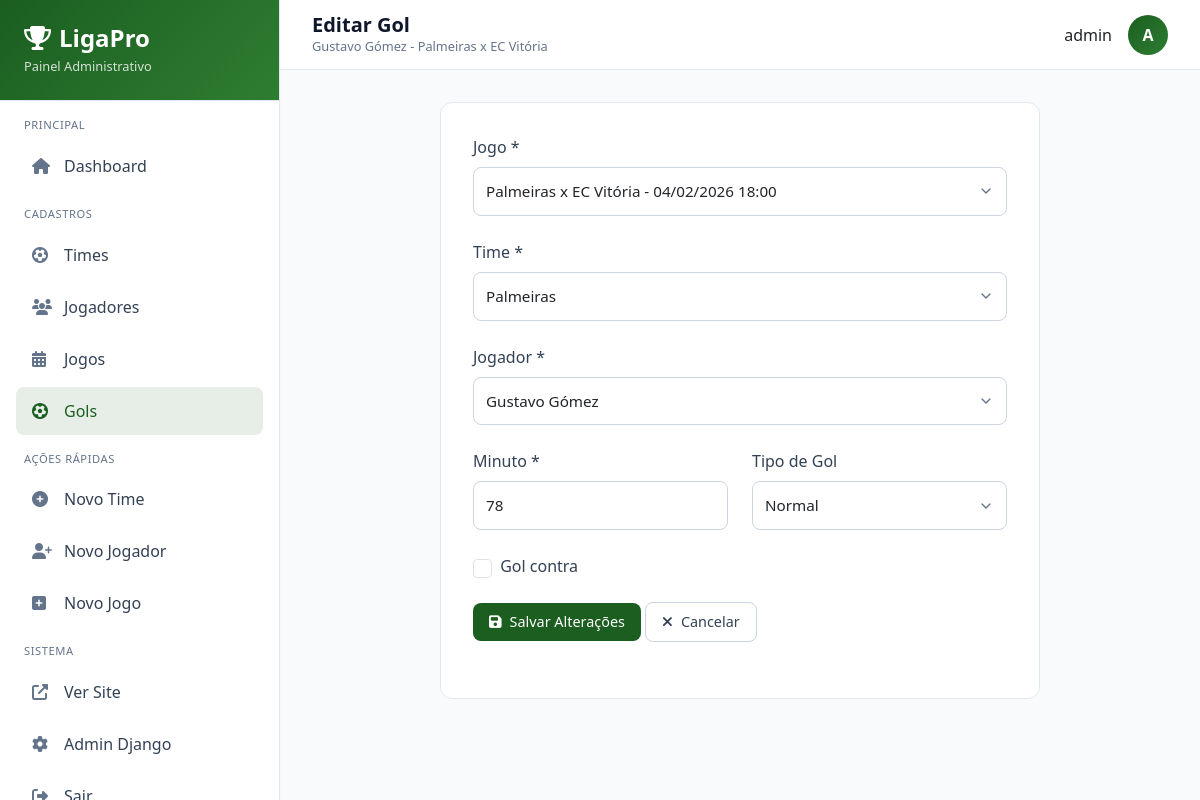
Page /painel/gols/15/editar/ (signed in) on the committed database.
### core/models.py (models this page shows, shortened)
class Gol(models.Model):
    TIPOS_GOL = [
        ('NORMAL', 'Normal'),
        ('PENALTI', 'Pênalti'),
        ('FALTA', 'Falta'),
        ('CONTRA', 'Contra'),
    ]
    jogo = models.ForeignKey(Jogo, on_delete=models.CASCADE, related_name='gols', verbose_name='Jogo')
    jogador = models.ForeignKey(Jogador, on_delete=models.CASCADE, related_name='gols', verbose_name='Jogador')
    time = models.ForeignKey(Time, on_delete=models.CASCADE, related_name='gols', verbose_name='Time')
    minuto = models.IntegerField('Minuto do Gol')
    tipo = models.CharField('Tipo de Gol', max_length=10, choices=TIPOS_GOL, default='NORMAL')
    contra = models.BooleanField('Gol Contra?', default=False)
    data_cadastro = models.DateTimeField('Data de Cadastro', auto_now_add=True)
    class Meta:
        verbose_name = 'Gol'
        verbose_name_plural = 'Gols'
        ordering = ['jogo', 'minuto']

class Jogador(models.Model):
    POSICOES = [
        ('GOL', 'Goleiro'),
        ('ZAG', 'Zagueiro'),
        ('LAT', 'Lateral'),
        ('VOL', 'Volante'),
        ('MEI', 'Meio-campo'),
        ('ATA', 'Atacante'),
        ('TEC', 'Técnico'),
    ]
    nome = models.CharField('Nome do Jogador', max_length=100)
    time = models.ForeignKey(Time, on_delete=models.CASCADE, related_name='jogadores', verbose_name='Time')
    numero = models.IntegerField('Número da Camisa', null=True, blank=True)
    posicao = models.CharField('Posição', max_length=3, choices=POSICOES)
    foto = models.ImageField('Foto', upload_to='jogadores/', null=True, blank=True)
    data_nascimento = models.DateField('Data de Nascimento', null=True, blank=True)
    nacionalidade = models.CharField('Nacionalidade', max_length=50, default='Brasileiro')
    ativo = models.BooleanField('Ativo?', default=True)
    data_cadastro = models.DateTimeField('Data de Cadastro', auto_now_add=True)
    class Meta:
        verbose_name = 'Jogador'
        verbose_name_plural = 'Jogadores'
        ordering = ['time', 'posicao', 'numero']

class Jogo(models.Model):
    time_casa = models.ForeignKey(
        Time,
        on_delete=models.CASCADE,
        related_name='jogos_como_casa',
        verbose_name='Time da Casa'
    )
    time_visitante = models.ForeignKey(
        Time,
        on_delete=models.CASCADE,
        related_name='jogos_como_visitante',
        verbose_name='Time Visitante'
    )
    gols_casa = models.IntegerField('Gols do Time da Casa', default=0)
    gols_visitante = models.IntegerField('Gols do Time Visitante', default=0)
    data_jogo = models.DateTimeField('Data do Jogo')
    local = models.CharField('Local do Jogo', max_length=200, blank=True, null=True)
    rodada = models.IntegerField('Rodada', default=1)
    realizado = models.BooleanField('Jogo Realizado?', default=False)
    class Meta:
        verbose_name = 'Jogo'
        verbose_name_plural = 'Jogos'
        ordering = ['-data_jogo']

class Time(models.Model):
    nome = models.CharField('Nome do Time', max_length=100)
    logo = models.ImageField('Logo', upload_to='logos/', null=True, blank=True)
    data_criacao = models.DateTimeField('Data de Cadastro', auto_now_add=True)
    class Meta:
        verbose_name = 'Time'
        verbose_name_plural = 'Times'
        ordering = ['nome']

### painel/views.py (the view, shortened to what this page needs)
# urls.py: path('gols/<int:gol_id>/editar/', views.editar_gol, name='editar_gol'),
@staff_member_required
def editar_gol(request, gol_id):
    gol = get_object_or_404(Gol, id=gol_id)
    times = Time.objects.all().order_by('nome')
    jogos = Jogo.objects.filter(realizado=True).order_by('-data_jogo')
    jogadores = Jogador.objects.filter(ativo=True).order_by('nome')
    context = {
        'gol': gol,
        'times': times,
        'jogos': jogos,
        'jogadores': jogadores,
        'tipos_gol': Gol.TIPOS_GOL,
    }
    return render(request, 'painel/editar_gol.html', context)

### templates/painel/editar_gol.html (shortened to what this page needs)
{% extends 'painel/base_painel.html' %}
{% load static %}
{% block page_title %}Editar Gol{% endblock %}
{% block page_subtitle %}{{ gol.jogador.nome }} - {{ gol.jogo.time_casa.nome }} x {{ gol.jogo.time_visitante.nome }}{% endblock %}
{% block content %}
<div class="form-card">
    <form method="post">
        <div class="form-group">
            <label class="form-label">Jogo *</label>
            <select name="jogo" class="form-control" required>
                {% for jogo in jogos %}
                <option value="{{ jogo.id }}" {% if jogo.id == gol.jogo.id %}selected{% endif %}>
                    {{ jogo.time_casa.nome }} x {{ jogo.time_visitante.nome }} - {{ jogo.data_jogo|date:"d/m/Y H:i" }}
                </option>
                {% endfor %}
            </select>
        </div>
        <div class="form-group">
            <label class="form-label">Time *</label>
            <select name="time" id="time" class="form-control" required>
                {% for time in times %}
                <option value="{{ time.id }}" {% if time.id == gol.time.id %}selected{% endif %}>
                    {{ time.nome }}
                </option>
                {% endfor %}
            </select>
        </div>
        <div class="form-group">
            <label class="form-label">Jogador *</label>
            <select name="jogador" id="jogador" class="form-control" required>
                <option value="{{ gol.jogador.id }}" selected>{{ gol.jogador.nome }}</option>
            </select>
        </div>
        <div class="row">
            <div class="col-md-6">
                <div class="form-group">
                    <label class="form-label">Minuto *</label>
                    <input type="number" name="minuto" class="form-control" value="{{ gol.minuto }}" required min="1" max="120">
                </div>
            </div>
            <div class="col-md-6">
                <div class="form-group">
                    <label class="form-label">Tipo de Gol</label>
                    <select name="tipo" class="form-control">
                        {% for sigla, nome in tipos_gol %}
                        <option value="{{ sigla }}" {% if sigla == gol.tipo %}selected{% endif %}>{{ nome }}</option>
                        {% endfor %}
                    </select>
                </div>
            </div>
        </div>
        <div class="form-group">
            <div class="form-check">
                <input type="checkbox" name="contra" class="form-check-input" id="contra" {% if gol.contra %}checked{% endif %}>
                <label class="form-label" for="contra" style="margin-bottom: 0;">Gol contra</label>
            </div>
        </div>
        <div class="form-group">
            <button type="submit" class="btn btn-primary">
                <i class="fas fa-save"></i>
                Salvar Alterações
            </button>
            <a href="{% url 'painel:lista_gols' %}" class="btn btn-outline">
                <i class="fas fa-times"></i>
                Cancelar
            </a>
        </div>
    </form>
</div>
{% endblock %}

### templates/painel/base_painel.html (shortened to what this page needs)
<!DOCTYPE html>
<html lang="pt-br">
<head>
    <link href="https://cdn.jsdelivr.net/npm/bootstrap@5.3.2/dist/css/bootstrap.min.css" rel="stylesheet">
    <link rel="stylesheet" href="https://cdnjs.cloudflare.com/ajax/libs/font-awesome/6.5.1/css/all.min.css">
</head>
<body>
    <div class="sidebar" id="sidebar">
        <div class="sidebar-header">
            <h3>
                <i class="fas fa-trophy"></i>
                LigaPro
            </h3>
            <p>Painel Administrativo</p>
        </div>
        <div class="sidebar-menu">
            <div class="menu-section">
                <div class="menu-title">Principal</div>
                <a href="{% url 'painel:dashboard' %}" class="menu-item {% if request.resolver_match.url_name == 'dashboard' %}active{% endif %}">
                    <i class="fas fa-home"></i>
                    <span>Dashboard</span>
                </a>
            </div>
            <div class="menu-section">
                <div class="menu-title">Cadastros</div>
                <a href="{% url 'painel:lista_times' %}" class="menu-item {% if 'times' in request.path %}active{% endif %}">
                    <i class="fas fa-futbol"></i>
                    <span>Times</span>
                </a>
                <a href="{% url 'painel:lista_jogadores' %}" class="menu-item {% if 'jogadores' in request.path %}active{% endif %}">
                    <i class="fas fa-users"></i>
                    <span>Jogadores</span>
                </a>
                <a href="{% url 'painel:lista_jogos' %}" class="menu-item {% if 'jogos' in request.path %}active{% endif %}">
                    <i class="fas fa-calendar-alt"></i>
                    <span>Jogos</span>
                </a>
                <a href="{% url 'painel:lista_gols' %}" class="menu-item {% if 'gols' in request.path %}active{% endif %}">
                    <i class="fas fa-futbol"></i>
                    <span>Gols</span>
                </a>
            </div>
            <div class="menu-section">
                <div class="menu-title">Ações Rápidas</div>
                <a href="{% url 'painel:cadastrar_time' %}" class="menu-item">
                    <i class="fas fa-plus-circle"></i>
                    <span>Novo Time</span>
                </a>
                <a href="{% url 'painel:cadastrar_jogador' %}" class="menu-item">
                    <i class="fas fa-user-plus"></i>
                    <span>Novo Jogador</span>
                </a>
                <a href="{% url 'painel:cadastrar_jogo' %}" class="menu-item">
                    <i class="fas fa-plus-square"></i>
                    <span>Novo Jogo</span>
                </a>
            </div>
            <div class="menu-section">
                <div class="menu-title">Sistema</div>
                <a href="/" class="menu-item" target="_blank">
                    <i class="fas fa-external-link-alt"></i>
                    <span>Ver Site</span>
                </a>
                <a href="{% url 'admin:index' %}" class="menu-item">
                    <i class="fas fa-cog"></i>
                    <span>Admin Django</span>
                </a>
                <a href="{% url 'logout' %}" class="menu-item">
                    <i class="fas fa-sign-out-alt"></i>
                    <span>Sair</span>
                </a>
            </div>
        </div>
    </div>
    <div class="main-content">
        <div class="top-header">
            <div class="page-title">
                <h2>{% block page_title %}Dashboard{% endblock %}</h2>
                <p>{% block page_subtitle %}Bem-vindo ao painel{% endblock %}</p>
            </div>
            <div class="user-info">
                <span>{{ user.get_full_name|default:user.username }}</span>
                <div class="user-avatar">
                    {{ user.username|first|upper }}
                </div>
            </div>
        </div>
        <div class="content-area">
            {% block content %}{% endblock %}
        </div>
    </div>
</body>
</html>

### templates/painel/base_painel.html (style rules this page uses)
:root { --primary: #1b5e20; --primary-dark: #0d3c0d; --primary-light: #2e7d32; --secondary: #64748b; --success: #10b981; --danger: #ef4444; --warning: #f59e0b; --gray-50: #f9fafb; --gray-100: #f1f5f9; --gray-200: #e2e8f0; --gray-300: #cbd5e1; --gray-400: #94a3b8; --gray-500: #64748b; --gray-600: #475569; --gray-700: #334155; --gray-800: #1e293b; --gray-900: #0f172a; --sidebar-width: 280px; --header-height: 70px; --shadow-sm: 0 1px 2px 0 rgb(0 0 0 / 0.03); --shadow-md: 0 4px 6px -1px rgb(0 0 0 / 0.05); --shadow-lg: 0 10px 15px -3px rgb(0 0 0 / 0.05); --radius-sm: 0.375rem; --radius-md: 0.5rem; --radius-lg: 0.75rem; --radius-xl: 1rem; }
* { margin: 0; padding: 0; box-sizing: border-box; }
body { font-family: 'Segoe UI', Tahoma, Geneva, Verdana, sans-serif; background: var(--gray-50); display: flex; min-height: 100vh; }
.sidebar { width: var(--sidebar-width); background: white; border-right: 1px solid var(--gray-200); box-shadow: var(--shadow-sm); position: fixed; left: 0; top: 0; bottom: 0; overflow-y: auto; transition: all 0.3s ease; z-index: 1000; }
.sidebar-header { padding: 1.5rem; border-bottom: 1px solid var(--gray-200); background: linear-gradient(135deg, var(--primary), var(--primary-light)); color: white; }
.sidebar-header h3 { margin: 0; font-size: 1.5rem; font-weight: 600; display: flex; align-items: center; gap: 0.5rem; }
.sidebar-header p { margin: 0.25rem 0 0; font-size: 0.8rem; opacity: 0.8; }
.sidebar-menu { padding: 1rem 0; }
.menu-section { padding: 0 1rem; margin-bottom: 1rem; }
.menu-title { font-size: 0.7rem; text-transform: uppercase; letter-spacing: 0.05em; color: var(--gray-500); padding: 0 0.5rem; margin-bottom: 0.5rem; }
.menu-item { display: flex; align-items: center; gap: 0.75rem; padding: 0.75rem 1rem; color: var(--gray-700); text-decoration: none; border-radius: var(--radius-md); transition: all 0.2s ease; margin-bottom: 0.25rem; }
.menu-item i { width: 20px; color: var(--gray-500); font-size: 1rem; }
.menu-item.active { background: rgba(27, 94, 32, 0.1); color: var(--primary); font-weight: 500; }
.menu-item.active i { color: var(--primary); }
.main-content { flex: 1; margin-left: var(--sidebar-width); min-height: 100vh; display: flex; flex-direction: column; }
.top-header { height: var(--header-height); background: white; border-bottom: 1px solid var(--gray-200); padding: 0 2rem; display: flex; align-items: center; justify-content: space-between; position: sticky; top: 0; z-index: 999; }
.page-title h2 { font-size: 1.25rem; font-weight: 600; color: var(--gray-900); margin: 0; }
.page-title p { font-size: 0.8rem; color: var(--gray-500); margin: 0; }
.user-info { display: flex; align-items: center; gap: 1rem; }
.user-avatar { width: 40px; height: 40px; background: linear-gradient(135deg, var(--primary), var(--primary-light)); border-radius: 50%; display: flex; align-items: center; justify-content: center; color: white; font-weight: 600; }
.content-area { padding: 2rem; flex: 1; }
.btn { padding: 0.5rem 1rem; border-radius: var(--radius-md); font-size: 0.9rem; font-weight: 500; text-decoration: none; display: inline-flex; align-items: center; gap: 0.5rem; transition: all 0.2s ease; border: none; cursor: pointer; }
.btn-primary { background: var(--primary); color: white !important; }
.btn-primary i, .btn-primary span { color: white !important; }
.btn-outline { background: transparent; border: 1px solid var(--gray-300); color: var(--gray-700); }
a.btn-primary, button.btn-primary, .btn-primary:link, .btn-primary:visited { color: white !important; }
.form-card { background: white; border-radius: var(--radius-lg); border: 1px solid var(--gray-200); padding: 2rem; max-width: 600px; margin: 0 auto; }
.form-group { margin-bottom: 1.5rem; }
.form-label { display: block; margin-bottom: 0.5rem; font-weight: 500; color: var(--gray-700); }
.form-control { width: 100%; padding: 0.75rem; border: 1px solid var(--gray-300); border-radius: var(--radius-md); font-size: 0.95rem; transition: all 0.2s ease; }
select.form-control { appearance: none; background-repeat: no-repeat; background-position: right 0.75rem center; background-size: 16px; }
.form-check { display: flex; align-items: center; gap: 0.5rem; }
.form-check-input { width: 1.2rem; height: 1.2rem; cursor: pointer; }

### rows in the picture
Gol: jogador.nome "Gustavo Gómez", jogo.time_casa.nome "Palmeiras", jogo.time_visitante.nome "EC Vitória", jogo "Palmeiras x EC Vitória - 04/02/2026 18:00", time "Palmeiras", jogador "Gustavo Gómez", minuto "78", tipo "Normal"

### other values in the picture
{{ user.get_full_name|default:user.username }} "admin"
{{ user.username|first|upper }} "A"
